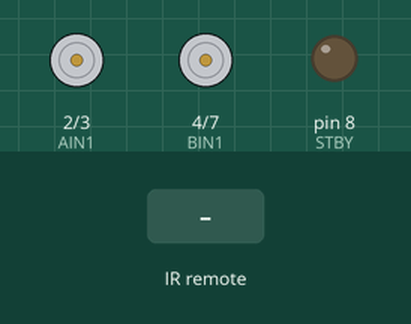
This sketch was run on a simulated Arduino Uno, built with avr-gcc and run on an emulated ATmega328P. Parts: motor-driver pin pairs drawn as motors (green arrow = first pin HIGH = forward, orange = second pin HIGH = backward, longer = more drive, scaled by the enable pin, stopped while the standby pin is LOW), output pins drawn as LEDs (lit = HIGH). Inputs (shaded band) come from the test bench.

Above: at 1.2 s.
1.3 s: infrared code 0xBA45FF00 received
At 1.7 s:
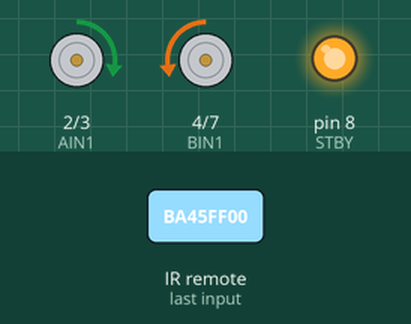
2.8 s: infrared code 0xBA45FF00 received
At 4.0 s:
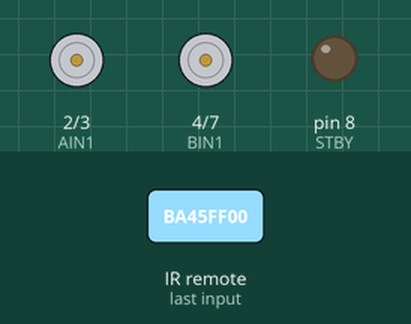
Timing chart, 0 to 5.8 s (numbered marks = the images above; inputs shaded):
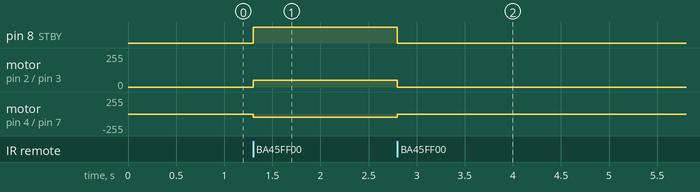

The sketch:

RWEdog_copy_firstflywheeldraft.ino
```cpp
#include <IRremote.hpp>

const int AIN1 = 2;
const int AIN2 = 3;
const int BIN1 = 4;
const int BIN2 = 7;
const int PWMA = 5;
const int PWMB = 6;
const int STBY = 8;
const int IR_PIN = 9;

void setup() {
 Serial.begin(9600);

 pinMode(AIN1, OUTPUT);
 pinMode(AIN2, OUTPUT);
 pinMode(BIN1, OUTPUT);
 pinMode(BIN2, OUTPUT);
 pinMode(PWMA, OUTPUT);
 pinMode(PWMB, OUTPUT);
 pinMode(STBY, OUTPUT);

 digitalWrite(STBY, LOW);

 IrReceiver.begin(IR_PIN, ENABLE_LED_FEEDBACK);
}

void loop() {
  if(IrReceiver.decode()) {
    if(IrReceiver.decodedIRData.decodedRawData == 0xBA45FF00) {
      digitalWrite(STBY, !digitalRead(STBY));
    }
    IrReceiver.resume();
  }

  const int flyWheelSpeed = 50; //subject to change

  if (digitalRead(STBY) == HIGH) {
    digitalWrite(AIN1, HIGH);
    digitalWrite(AIN2, LOW);
    digitalWrite(BIN1, LOW);
    digitalWrite(BIN2, HIGH);
    analogWrite(PWMA, flyWheelSpeed);
    analogWrite(PWMB, flyWheelSpeed);
  }
  else {
    analogWrite(PWMA, 0);
    analogWrite(PWMB, 0);
  }
}
```

Measured:
- after the input at 1.3 s, pin 8 (STBY): LOW → HIGH at once; motor on pin 2 (AIN1) / pin 3 (AIN2): stopped → forward 50/255 at once; motor on pin 4 (BIN1) / pin 7 (BIN2): stopped → backward 50/255 at once
- after the input at 2.8 s, pin 8 (STBY): HIGH → LOW at once; motor on pin 2 (AIN1) / pin 3 (AIN2): forward 50/255 → stopped at once; motor on pin 4 (BIN1) / pin 7 (BIN2): backward 50/255 → stopped at once
